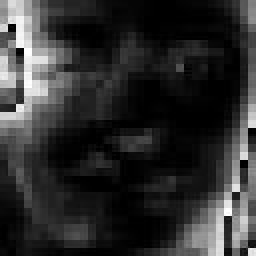
#> input picture feature/1.jpg, 128 x 128 px, given in place of 8.pgm, which was not available (shown 2 times larger)
$ python face_recognition.py
#> lines starting #> are read from the running program, lines starting #| are printed output that depends on the picture; pictures that were not available may be replaced by others from this repository, and a replacement may not be noted
#> in load_train_test, image is the input picture: shape (128, 128); min 0, max 255, mean 46
from img_process import detect_face as gface
import cv2
import numpy as np
from PIL import Image
import math
import random
import matplotlib.pylab as plt

# detect_face 会检测图片中的人脸位置，并返回一张标记好人脸位置的图片以及各自的坐标
# 预处理：把图片中的人脸都裁剪下来，并统一处理为32*32的大小

eye_cascPath = 'haarcascade_eye.xml'
cut_row = 32
cut_col = 32
# cut_row=112
# cut_col=92
save_f = 0


# 对一张人脸图片裁剪，最终返回 32*32大小的图片
def img_cut(face):
    # rows, cols = face.shape
    # Create the haar cascade
    # print('face = ',face)
    # eye_locs 人眼中心坐标 [x1,y1,x2,y2]
    get_eyes = 0
    eye_locs = []
    while len(eye_locs) != 4:
        eye_locs = []
        get_eyes += 1
        eye_Cascade = cv2.CascadeClassifier(eye_cascPath)
        # Detect eyes in the face
        eyes = eye_Cascade.detectMultiScale(
            # gray,
            face,
            scaleFactor=1.1,
            minNeighbors=10,
            minSize=(4, 4)
        )
        for (x, y, w, h) in eyes[:2]:
            # cv2.rectangle(face, (x, y), (x + w, y + h), (0, 255, 0), 2)
            eye_locs.append(x + w / 2)
            eye_locs.append(y + h / 2)
            tmp_width = w
        # 只识别到一只眼睛，则用几何法决定眼睛
        if len(eye_locs) == 2:
            # print('width=',tmp_width)
            if eye_locs[0] > 30:
                tmp_eye = eye_locs[0]-tmp_width
            else:
                tmp_eye = eye_locs[0]+tmp_width
            eye_locs.append(tmp_eye)
            eye_locs.append(eye_locs[1])
        elif len(eye_locs)==0:
            eye_locs.append(28.5)
            eye_locs.append(55.5)
            eye_locs.append(63)
            eye_locs.append(55.5)
        # print('识别到眼睛坐标为：', eyes)
        if get_eyes == 10:
            break
#> after the loop, get_eyes = 1
    print('最终决定眼睛坐标:', eye_locs)
#| 最终决定眼睛坐标: [28.5, 55.5, 63, 55.5]
    dx = math.fabs(eye_locs[0] - eye_locs[2])
#> dx = 34.5
    dy = math.fabs(eye_locs[1] - eye_locs[3])
#> dy = 0
    angle = math.atan(dy / dx) * 180 / math.pi
#> angle = 0
    # 2种情况，①左边眼比右边眼高，②右边眼比左边眼高
    # 左边眼高时
    if eye_locs[1] < eye_locs[3]:
        angle = angle
    # 右边眼高时
    else:
        angle = 360 - angle
#> angle = 360
    # print('旋转角度为：',angle)
    # 旋转图片，使两眼的中心点处于同一水平线
    # M 为 图片旋转的变换矩阵
    M = cv2.getRotationMatrix2D((eye_locs[0], eye_locs[1]), angle, 1)
#> M = [[1, -2.45e-16, 1.36e-14], [2.45e-16, 1, -6.98e-15]]
    face = cv2.warpAffine(face, M, (200, 200))
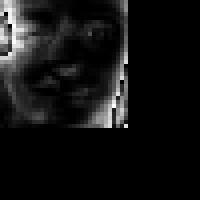
#> face: shape (200, 200); min 0, max 255, mean 18.8
    # 裁剪图片，选取人的脸部
    d = int(math.sqrt(dx * dx + dy * dy))
#> d = 34
    width = d * 2
#> width = 68
    height = d * 2
#> height = 68
    fx = abs(int(min(eye_locs[2], eye_locs[0]) - d / 2))
#> fx = 11
    fy = abs(int(min(eye_locs[1], eye_locs[3]) - d / 2))
#> fy = 38
    # print('fx,fy,width,height',fx,fy,fx+width,fy+height)
    # 切割图片， 高度,宽度
    face = face[fy:(fy + height), fx:(fx + width)]
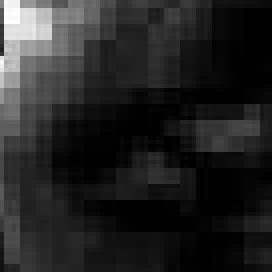
#> face: shape (68, 68) (shown 4 times larger); min 0, max 255, mean 36.1
    # print(face.shape)
    # cv2.imshow('face_cut',face)
    # while cv2.waitKey(1) != ord('q'):
    #    pass
    # 缩放图片为32*32
    try:
        face = cv2.resize(face, (cut_row, cut_col))
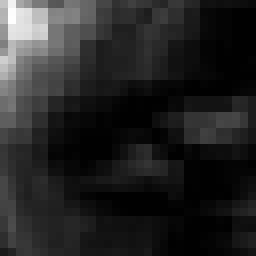
#> face: shape (32, 32) (shown 8 times larger); min 0, max 254, mean 36
    except Exception as e:
        print(e)

    else:
        return face, True


# 利用pca 降维  ① data_mate 为样本集合，每一行为一个样本，每一列为样本的一个特征
# [63 lines left out: functions zero_mean, pca, pca2, get_n, not called in this run]


# 把一张图片转换成 1*n 矩阵，之后再把所有m个样本都合并为 m*n 的矩阵，m表示样本数，n表示样本的维数(特征数)
# images 为之前已经裁剪好的训练组列表，格式固定，大小固定
# 单张图片
def img2vector(image):
    # 转为灰度图，减小运算量
    # image = cv2.cvtColor(image, cv2.COLOR_BGR2GRAY)
    rows, cols = image.shape
    image_vector = np.zeros((1, rows * cols))  # create a none vector to raise speed
    image_vector = np.reshape(image, (1, rows * cols))  # change img from 2D to 1D
    return image_vector


def load_train_test(total, n):  # 选择每个人从10张图片中选择n张作为训练样本,总共有total人
    print('数据处理开始……')
    data_dir = 'F:/python_study/KL_face/att_faces'
    choose = [num for num in range(1, 11)]  # 给每个人的十张照片编号
    random.shuffle(choose)  # 打乱编号
    # 训练集、训练集中照片所对应的人的编号
    train_face = np.zeros((total * n, cut_row * cut_col))
    train_face_num = np.zeros(total * n)
    # 测试集、以及编号
    test_face = np.zeros((total * (10 - n), cut_row * cut_col))
    test_face_num = np.zeros(total * (10 - n))
    index_train = 0
    index_test = 0
    # flag = True
    for i in range(total):  # 处理 total个人
        people_num = i + 1  # 给第i个人编号，i从0开始，所以要加1
        for j in range(10):
            # 文件路径： F:/python_study/KL_face/att_faces/s1/1.pgm
            # image = np.zeros((0, 0))
            file_name = data_dir + '/s' + str(people_num) + '/' + str(choose[j]) + '.pgm'
            image = cv2.imread(file_name, 0)
            if j < n:
                # 先裁剪成32*32，然后再转换成1*n向量
                image, flag = img_cut(image)
#> flag = True

                if flag:
                    # cv2.imshow('1', image)
                    # print(image1.shape)
                    # cv2.waitKey(10)
                    image = img2vector(image)
                    train_face[index_train, :] = image
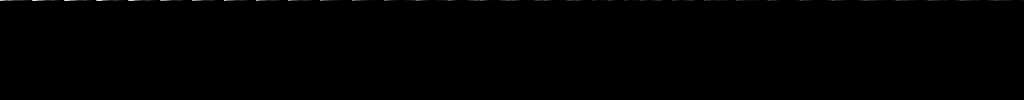
#> train_face: shape (100, 1024) float64; min 0, max 254, mean 0.4
                    train_face_num[index_train] = people_num
                    index_train += 1
                else:
                    print('drop this photo from train:', file_name)

            else:
                # 先裁剪成32*32，然后再转换成1*n向量
                image, flag = img_cut(image)

                if flag:
                    # cv2.imshow('1', image)
                    # print(image1.shape)
                    # cv2.waitKey(10)
                    image = img2vector(image)
                    test_face[index_test, :] = image
                    test_face_num[index_test] = people_num
                    index_test += 1
                else:
                    print('drop this photo from test:', file_name)
            '''
            # 保存裁剪后的图片
            if flag:
                image = np.reshape(image, (cut_row,cut_col))
                cv2.imshow(str(j),image)
                cv2.waitKey(200)
                cv2.imwrite('F:/python_study/KL_face/att_faces/%d.jpg' % j,image)
                # image_show = Image.fromarray(image)
                # image_show.show()
            '''
    return train_face, train_face_num, test_face, test_face_num


# 人脸识别函数：改变人脸样本数来观察准确率变化
def face_distinguish(total, n):
    train_face, train_face_num, test_face, test_face_num = load_train_test(total, n)
    # PCA training to train_face
    train_face_new, data_mean, W = pca(train_face)
    # W就是特征脸，输出观察一下
    pc_view(W)
    # 得到训练集、测试集的总数
    num_train = train_face_new.shape[0]
    num_test = test_face.shape[0]
    # 测试集中心化
    temp_face = test_face - np.tile(data_mean, (num_test, 1))
    # 得到测试集降维后的数据
    test_face_new = temp_face * W
    test_face_new = np.array(test_face_new)
    train_face_new = np.array(train_face_new)
    # 识别正确的数目
    true_num = 0
    for i in range(num_test):
        test = test_face_new[i, :]
        distance = train_face_new - np.tile(test, (num_train, 1))
        distance = distance ** 2
        # 把矩阵的每一行相加
        distance = distance.sum(axis=1)
        distance = distance.argsort()
        index_min = distance[0]
        if train_face_num[index_min] == test_face_num[i]:
            true_num += 1
    accuracy = float(true_num) / num_test
    print("训练集大小：", len(train_face_num))
    print("测试集大小：", len(test_face_num))
    return accuracy


# 显示特征脸
# [52 lines left out: functions pc_view, face_distinguish2, not called in this run]


if __name__ == '__main__':

    test_result = {}
    # 计算样本数20到40的准确率
    for test_n in range(20, 45,5):
#> (the run stopped early here; a loop or call above may not have finished)
